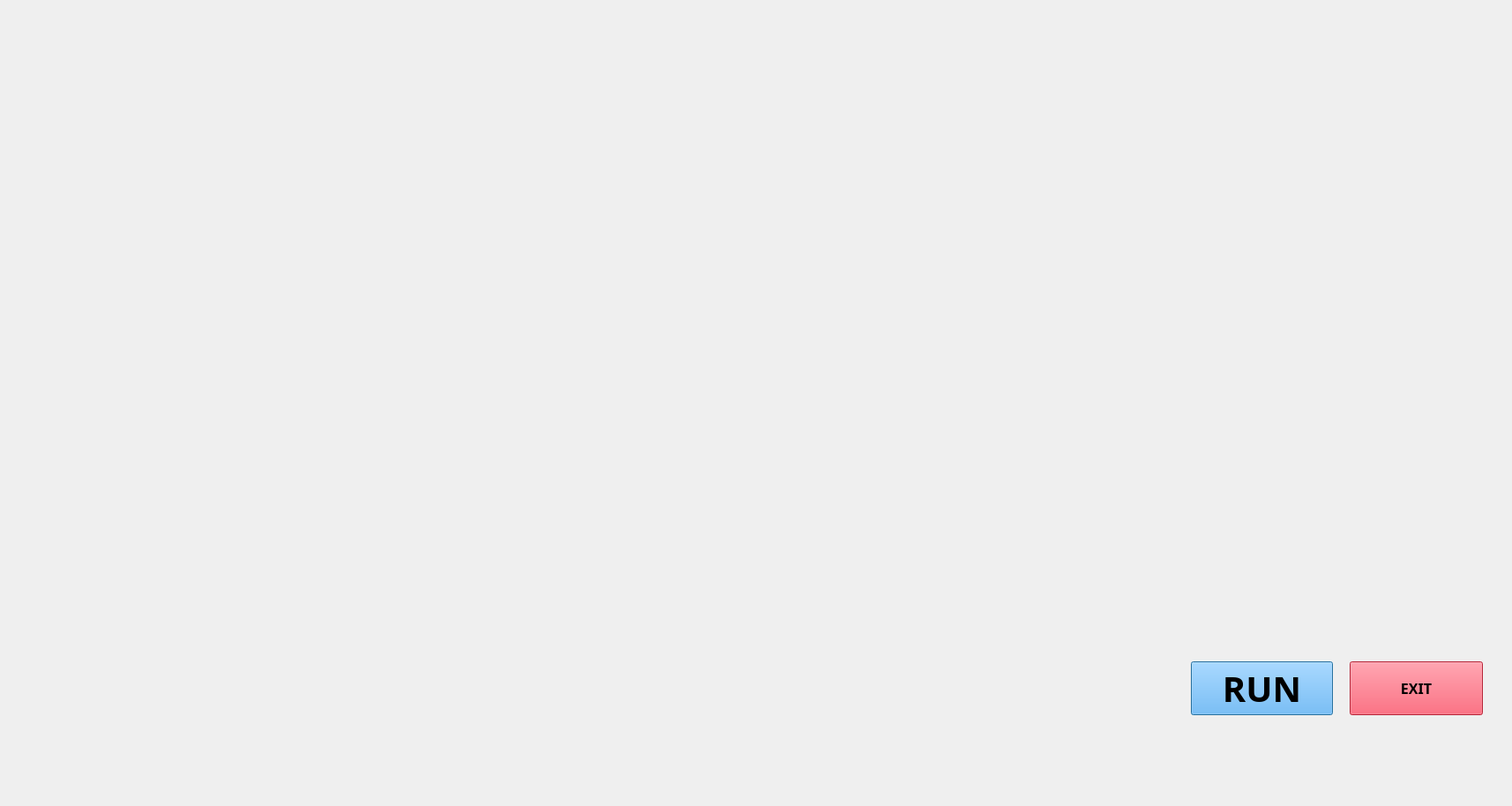
<?xml version="1.0" encoding="UTF-8"?>
<ui version="4.0">
 <class>jarvisUi</class>
 <widget class="QDialog" name="jarvisUi">
  <property name="geometry">
   <rect>
    <x>0</x>
    <y>0</y>
    <width>1714</width>
    <height>914</height>
   </rect>
  </property>
  <property name="windowTitle">
   <string>Dialog</string>
  </property>
  <widget class="QLabel" name="label">
   <property name="geometry">
    <rect>
     <x>0</x>
     <y>-10</y>
     <width>1731</width>
     <height>931</height>
    </rect>
   </property>
   <property name="text">
    <string/>
   </property>
   <property name="pixmap">
    <pixmap>../../jarvis/jarvis1.gif</pixmap>
   </property>
   <property name="scaledContents">
    <bool>true</bool>
   </property>
  </widget>
  <widget class="QLabel" name="label_2">
   <property name="geometry">
    <rect>
     <x>0</x>
     <y>0</y>
     <width>411</width>
     <height>231</height>
    </rect>
   </property>
   <property name="text">
    <string/>
   </property>
   <property name="pixmap">
    <pixmap>../../jarvis/jarvis2.gif</pixmap>
   </property>
   <property name="scaledContents">
    <bool>true</bool>
   </property>
  </widget>
  <widget class="QLabel" name="label_3">
   <property name="geometry">
    <rect>
     <x>30</x>
     <y>390</y>
     <width>311</width>
     <height>471</height>
    </rect>
   </property>
   <property name="text">
    <string/>
   </property>
   <property name="pixmap">
    <pixmap>../../jarvis/jarvis3.gif</pixmap>
   </property>
   <property name="scaledContents">
    <bool>true</bool>
   </property>
  </widget>
  <widget class="QLabel" name="label_4">
   <property name="geometry">
    <rect>
     <x>1370</x>
     <y>260</y>
     <width>391</width>
     <height>371</height>
    </rect>
   </property>
   <property name="text">
    <string/>
   </property>
   <property name="pixmap">
    <pixmap>../../jarvis/wallpaper1.jpg</pixmap>
   </property>
   <property name="scaledContents">
    <bool>true</bool>
   </property>
  </widget>
  <widget class="QLabel" name="label_5">
   <property name="geometry">
    <rect>
     <x>1280</x>
     <y>40</y>
     <width>201</width>
     <height>71</height>
    </rect>
   </property>
   <property name="styleSheet">
    <string notr="true">background:transparent;
border-radius:none;
</string>
   </property>
   <property name="text">
    <string/>
   </property>
  </widget>
  <widget class="QLabel" name="label_7">
   <property name="geometry">
    <rect>
     <x>1480</x>
     <y>40</y>
     <width>201</width>
     <height>71</height>
    </rect>
   </property>
   <property name="styleSheet">
    <string notr="true">background: transparent;
border-radius:none</string>
   </property>
   <property name="text">
    <string/>
   </property>
  </widget>
  <widget class="QPushButton" name="pushButton">
   <property name="geometry">
    <rect>
     <x>1350</x>
     <y>750</y>
     <width>161</width>
     <height>61</height>
    </rect>
   </property>
   <property name="font">
    <font>
     <family>8514oem</family>
     <pointsize>30</pointsize>
     <weight>75</weight>
     <bold>true</bold>
    </font>
   </property>
   <property name="autoFillBackground">
    <bool>false</bool>
   </property>
   <property name="styleSheet">
    <string notr="true">background-color: rgb(85, 176, 255)</string>
   </property>
   <property name="text">
    <string>RUN</string>
   </property>
  </widget>
  <widget class="QPushButton" name="pushButton_2">
   <property name="geometry">
    <rect>
     <x>1530</x>
     <y>750</y>
     <width>151</width>
     <height>61</height>
    </rect>
   </property>
   <property name="font">
    <font>
     <family>8514oem</family>
     <pointsize>12</pointsize>
     <weight>75</weight>
     <bold>true</bold>
    </font>
   </property>
   <property name="styleSheet">
    <string notr="true">background-color: rgb(255, 49, 76);</string>
   </property>
   <property name="text">
    <string>EXIT</string>
   </property>
  </widget>
 </widget>
 <resources/>
 <connections/>
</ui>
